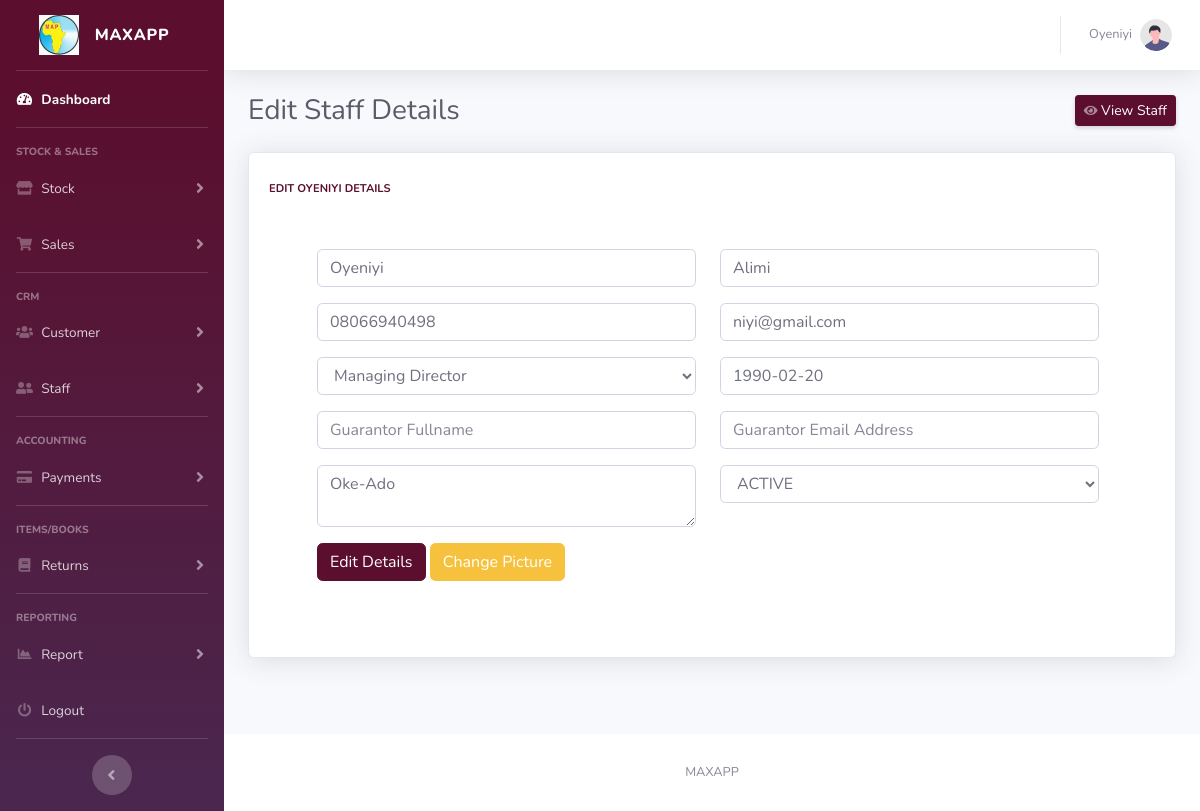
Page /editstaff?staffcode=1&staffno=Max00001 (signed in) on the committed database.
### tables this page shows
CREATE TABLE `users_table` (
  `user_id` bigint(20) NOT NULL,
  `user_rollno` varchar(10) NOT NULL,
  `user_lname` varchar(500) NOT NULL,
  `user_fname` varchar(500) NOT NULL,
  `user_role` varchar(30) NOT NULL,
  `user_email` varchar(1000) NOT NULL,
  `user_mobile` varchar(20) NOT NULL,
  `username` varchar(500) NOT NULL,
  `password` varchar(1000) DEFAULT NULL,
  `user_address` varchar(2000) NOT NULL,
  `acct_name` varchar(300) DEFAULT NULL,
  `acct_no` varchar(15) DEFAULT NULL,
  `bank` varchar(500) DEFAULT NULL,
  `user_status` varchar(20) NOT NULL,
  `user_dob` varchar(10) NOT NULL,
  `user_image` varchar(1000) NOT NULL,
  `g1_name` varchar(400) DEFAULT NULL,
  `g1_phone` varchar(50) DEFAULT NULL,
  `g1_email` varchar(2000) DEFAULT NULL,
  `reg_date` datetime NOT NULL DEFAULT current_timestamp()
);

### classes/DataConnect.class.php (called while the page is built, shortened)
<?php
    class DataConnect{
        protected function connect(){
            $this->servername = "localhost";
            $this->username = "root";
            $this->password = "";
            $this->dbname = "maxventory";
            $datasourcename = 'mysql:host='.$this->servername.';dbname='.$this->dbname;
            $konet = new PDO($datasourcename, $this->username, $this->password);
            $konet->setAttribute(PDO::ATTR_DEFAULT_FETCH_MODE, PDO::FETCH_ASSOC);
            $konet->setAttribute(PDO::ATTR_ERRMODE, PDO::ERRMODE_EXCEPTION);
            return $konet;
        }
    }

### classes/StaffModel.class.php (called while the page is built, shortened)
<?php
    class StaffModel extends DataConnect{
        protected function getUser($userid, $rollno){
            try{
                $getUser = "SELECT * FROM users_table WHERE user_id=? AND user_rollno=? ";
                $userStmt = $this->connect()->prepare($getUser);
                $userStmt->execute([$userid, $rollno]);
                $results = $userStmt->fetchAll();
                if($results){
                    return $results;
                }else{
                    print_r($userStmt->errorInfo());
                }
            }
            catch (PDOException $ex)
            {
                $ex->getMessage();
            }
        }
    }

### classes/StaffController.class.php (called while the page is built, shortened)
<?php
    class StaffController extends StaffModel{
        public function userDetails($userid, $rollno){
             $user = $this->getUser($userid, $rollno);
         }
    }

### editstaff.php (the view, shortened to what this page needs)
<!DOCTYPE html>
<html lang="en">
<head>
    <?php $pageTitle = "Edit Staff Details"; ?>
    <?php include('partial/header.part.php') ?>
    <link href="vendor/datatables/dataTables.bootstrap4.min.css" rel="stylesheet">
</head>
<body id="page-top">
    <div id="wrapper">
        <?php include('partial/navbar.part.php') ?>
        <div id="content-wrapper" class="d-flex flex-column">
            <div id="content">
                <nav class="navbar navbar-expand navbar-light bg-white topbar mb-4 static-top shadow">
                    <?php include('partial/topbar.part.php') ?>
                </nav>
                <div class="container-fluid">
                    <div class="d-sm-flex align-items-center justify-content-between mb-4">
                        <h1 class="h3 mb-0 text-gray-800"><?=$pageTitle ?></h1>
                        <a href="viewstaff" class="d-none d-sm-inline-block btn btn-sm btn-primary shadow-sm"><i
                                class="fas fa-eye fa-sm text-white-50"></i> View Staff</a>
                    </div>
                    <div class="row">
                        <?php $gatStaff = new StaffController(); $gatStaff->userDetails($_GET['staffcode'], $_GET['staffno']) ?>
                        <?php foreach ($user as $staff) { ?>
                        <div class="col-xl-12 col-md-12 mb-4">
                            <div class="card shadow h-100 py-2">
                                <div class="card-body">
                                    <div class="row no-gutters align-items-center">
                                        <div class="col mr-2">
                                            <div class="text-xs font-weight-bold text-primary text-uppercase mb-1">
                                                Edit <?=$staff['user_fname'] ?> Details</div>
                                                <?php if ($_SESSION['role'] == "Managing Director" || $_SESSION['role'] == "Human Resources"){ ?>
                                                <div class="p-5">
                                                    <form name="staffForm" id="staffForm" class="book" method="post" enctype="multipart/form-data">
                                                        <div class="form-group row">
                                                            <div class="col-sm-6 mb-3 mb-sm-0">
                                                                <input type="text" class="form-control" name="staff_fname" id="staff_fname" value="<?=$staff['user_fname'] ?>" placeholder="Firstname of Staff" required />
                                                            </div>
                                                            <div class="col-sm-6">
                                                                <input type="text" class="form-control" name="staff_lname" id="staff_lname" value="<?=$staff['user_lname'] ?>" placeholder="Lastname/Surname of Staff" required />
                                                            </div>
                                                        </div>
                                                        <div class="form-group row">
                                                            <div class="col-sm-6 mb-3 mb-sm-0">
                                                                <input type="text" class="form-control" name="staff_mobile" id="staff_mobile" value="<?=$staff['user_mobile'] ?>" placeholder="Staff Mobile Number" required />
                                                            </div>
                                                            <div class="col-sm-6">
                                                                <input type="email" class="form-control" name="staff_email" id="staff_email" value="<?=$staff['user_email'] ?>" placeholder="Staff Email Address" required />
                                                            </div>
                                                        </div>
                                                        <div class="form-group row">
                                                            <div class="col-sm-6 mb-3 mb-sm-0">
                                                                <select  class="form-control" name="staff_category" id="staff_category" required>
                                                                    <option value="<?=$staff['user_role'] ?>"><?=$staff['user_role'] ?> </option>
                                                                </select>
                                                            </div>
                                                            <div class="col-sm-6">
                                                                <input type="text" class="form-control" name="staff_dob" id="staff_dob" placeholder="Staff Date of birth" value="<?=$staff['user_dob'] ?>" onfocus="(this.type='date')" required />
                                                            </div>
                                                        </div>
                                                        <div class="form-group row">
                                                            <div class="col-sm-6 mb-3 mb-sm-0">
                                                                <input type="text" class="form-control" name="g_name" id="g_name" value="<?=$staff['g1_name'] ?>" placeholder="Guarantor Fullname" required />
                                                            </div>
                                                            <div class="col-sm-6">
                                                                <input type="email" class="form-control" name="g_email" id="g_email" value="<?=$staff['g1_email'] ?>" placeholder="Guarantor Email Address" required />
                                                            </div>
                                                        </div>
                                                        <div class="form-group row">
                                                            <div class="col-sm-6">
                                                                <textarea class="form-control" name="staff_address" id="staff_address" placeholder="Address of Staff"><?=$staff['user_address'] ?></textarea>
                                                            </div>
                                                            <div class="col-sm-6">
                                                                <select  class="form-control" name="user_status" id="user_status" required>
                                                                    <option value="<?=$staff['user_status'] ?>"><?=$staff['user_status'] ?></option>
                                                                </select>
                                                            </div>
                                                        </div>
                                                        <button type="submit" class="btn btn-primary btn-user" id="editStaff">
                                                            Edit Details
                                                        </button>
                                                        <a href="#" class="btn btn-warning btn-user" id="" data-toggle="modal" data-target="#editImageModal">
                                                            Change Picture
                                                        </a>
                                                    </form>
                                                </div>
                                                <?php }else {
                                                    echo "<div class='alert alert-warning'>You do not have the right permission to perform this operation</div>";
                                                }?>
                                        </div>
                                    </div>
                                </div>
                            </div>
                        </div>
                        <?php } ?>
                    </div>
                </div>
            </div>
            <footer class="sticky-footer bg-white">
                <div class="container my-auto">
                    <div class="copyright text-center my-auto">
                        <span>MAXAPP</span>
                    </div>
                </div>
            </footer>
        </div>
    </div>
</body>
</html>

### rows in the picture
users_table: user_fname "OYENIYI", staff_fname "Oyeniyi", staff_lname "Alimi", staff_mobile "08066940498", staff_email "niyi@gmail.com", staff_category "Managing Director", staff_dob "1990-02-20", staff_address "Oke-Ado", user_status "ACTIVE"

### other values in the picture
$_SESSION['userfname'] "Oyeniyi"
$pageTitle "Edit Staff Details"
